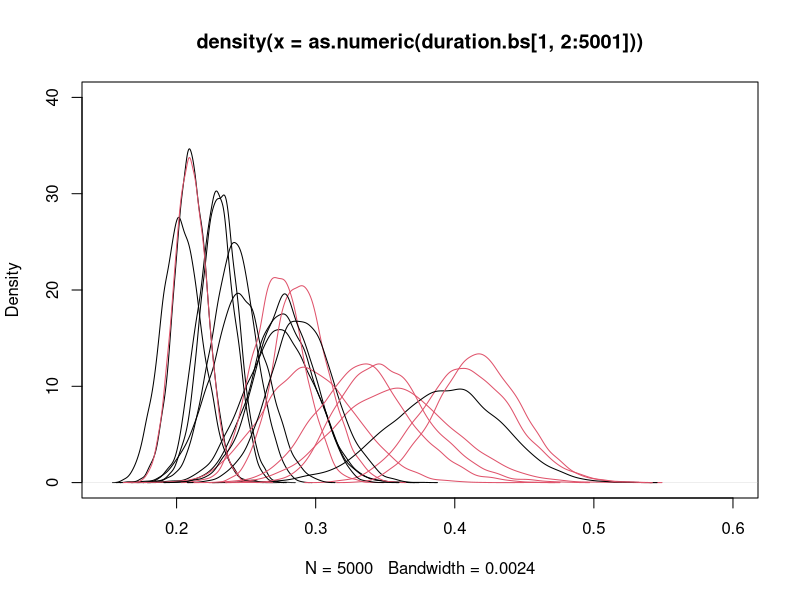
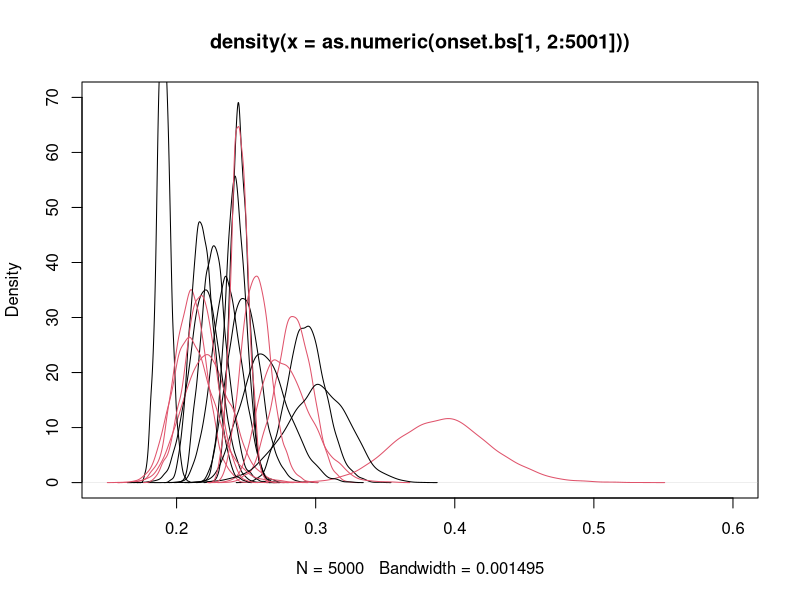
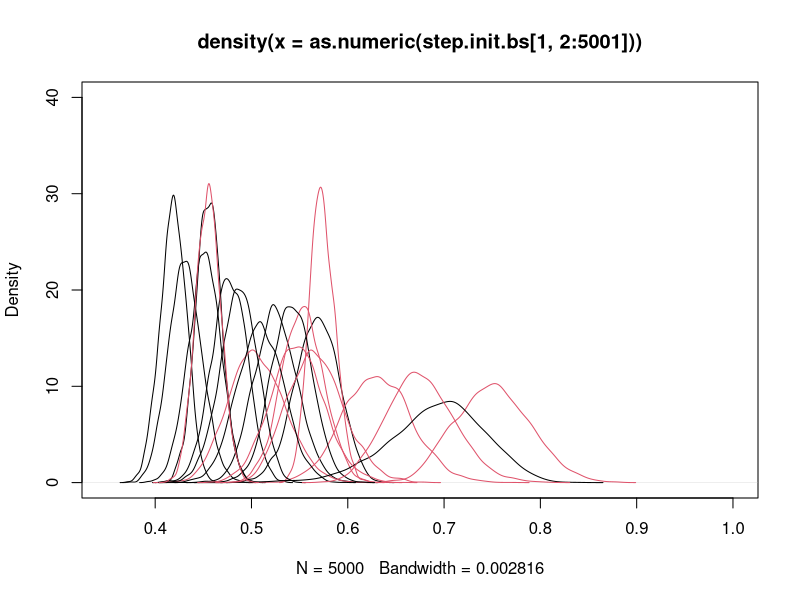
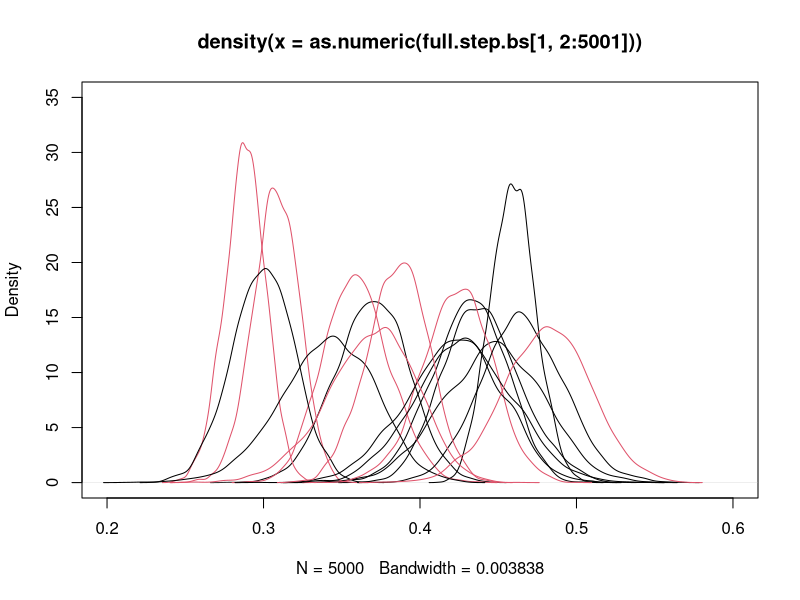
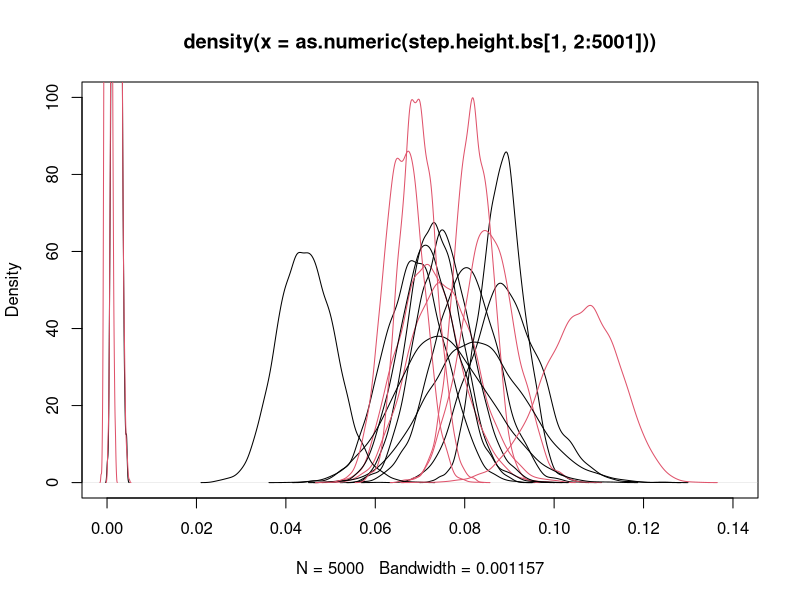
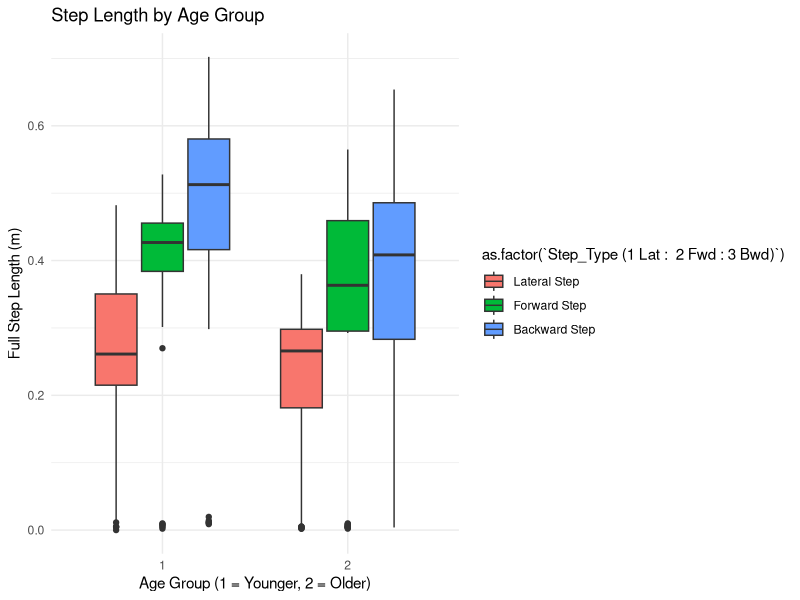
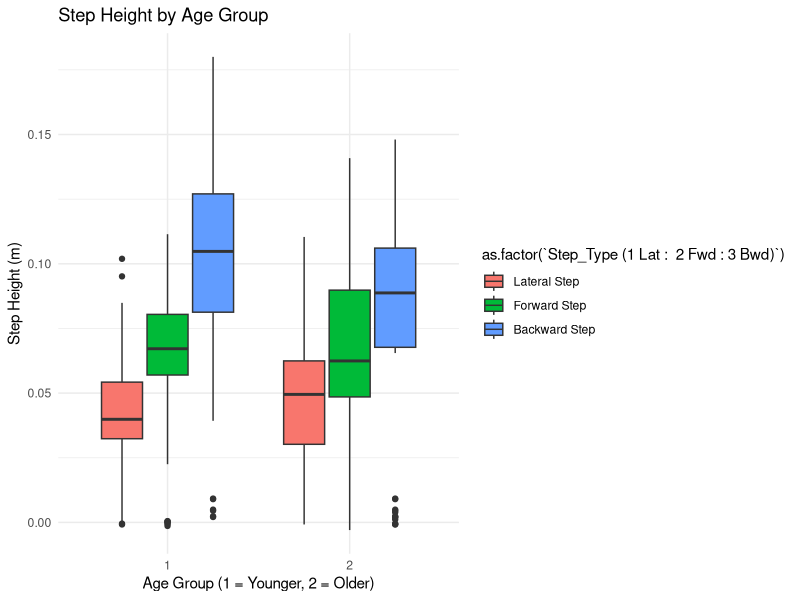
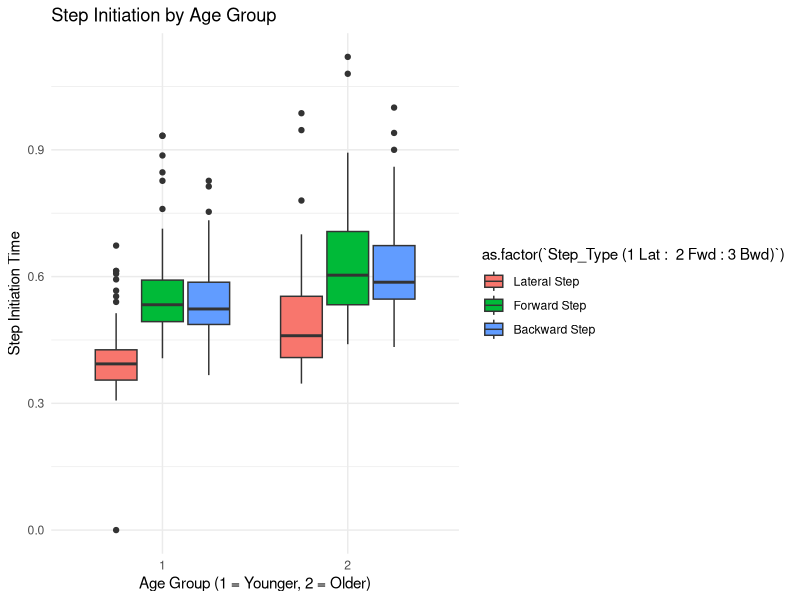

Reproduce these figures in R, in order. (Note: this script raises an error after producing the figures.)
## ---- chunk 1
knitr::opts_chunk$set(echo = TRUE)
library(dplyr)
## ---- chunk 2
# read data
Kine.dat = read.csv("Kinematic_Data_EMG.csv",header = T)
# split into books 
Kine.df = split(Kine.dat, Kine.dat$PID)

# initialize the dataframes (we will store our bootstraps in)
duration.bs <- onset.bs <- step.init.bs <- full.step.bs <- step.height.bs <-data.frame(NULL)

# initialize the xbar vectors
xbar.duration <- xbar.onset <- xbar.step.init <- xbar.full.step <-  xbar.step.height <- c()

# being loop
for(i in 1:20){
  for(j in 1:5000){
    # sample indices
    k = sample(1:18,replace = T, size = 18)
    # take means of the kth samples and store into the xbars
    take = (Kine.df[[i]][["Weight_Transfer_Duration"]])[k]
    xbar.duration[j] = mean(take)
    take = (Kine.df[[i]][["Weight_Transfer_Onset_Initiation_Time"]])[k]
    xbar.onset[j] = mean(take)
    take = (Kine.df[[i]][["Step_Initiation_Time"]])[k]
    xbar.step.init[j] = mean(take)
    take = (Kine.df[[i]][["Full_Step_Length"]])[k]
    xbar.full.step[j] = mean(take)
    take = (Kine.df[[i]][["Step_Height"]])[k]
    xbar.step.height[j] = mean(take)
  }
  # fill the BS data.frames row-by-row
  duration.bs = rbind(duration.bs,xbar.duration)
  onset.bs = rbind(onset.bs,xbar.onset)
  step.init.bs = rbind(step.init.bs,xbar.step.init)
  full.step.bs = rbind(full.step.bs,xbar.full.step)
  step.height.bs = rbind(step.height.bs,xbar.step.height)
}
# attach corresponding Patient IDs for each row in every BS data.frame

distinct(Kine.dat, PID, Age.Group..1.Younger..2.Older.)[,2]  -> group
duration.bs = cbind(group,duration.bs)
onset.bs = cbind(group,onset.bs)
step.init.bs = cbind(group,step.init.bs)
full.step.bs = cbind(group,full.step.bs)
step.height.bs = cbind(group,step.height.bs)
## ---- chunk 3
#visualizations
plot(density(as.numeric(duration.bs[1,2:5001])),
     ylim = c(0,40),
     xlim = c(0.15,.6),
     col = duration.bs$group[1])
for(i in 2:20){
  lines(density(as.numeric(duration.bs[i,2:5001])),
        col = duration.bs$group[i])
}

plot(density(as.numeric(onset.bs[1,2:5001])),
     ylim = c(0,70),
     xlim = c(0.15,.6))
for(i in 2:20){
  lines(density(as.numeric(onset.bs[i,2:5001])),
        col = onset.bs$group[i])
}

plot(density(as.numeric(step.init.bs[1,2:5001])),
     ylim = c(0,40),
     xlim = c(0.35,1))
for(i in 2:20){
  lines(density(as.numeric(step.init.bs[i,2:5001])),
        col = step.init.bs$group[i])
}

plot(density(as.numeric(full.step.bs[1,2:5001])),
     ylim = c(0,35),
     xlim = c(0.2,.6))
for(i in 2:20){
  lines(density(as.numeric(full.step.bs[i,2:5001])),
        col = full.step.bs$group[i])
}

plot(density(as.numeric(step.height.bs[1,2:5001])),
     ylim = c(0,100),
     xlim = c(0,.14))
for(i in 2:20){
  lines(density(as.numeric(step.height.bs[i,2:5001])),
        col = step.height.bs$group[i])
}


## ---- chunk 4
distinct(Kine.dat, PID, Age.Group..1.Younger..2.Older.)  
## ---- chunk 5
######################################################
#####   EDA/Data Summary and Data Visualization  #####
######################################################

## Load necessary libraries
library(readxl)
library(dplyr)
library(ggplot2)

## Load data from excel files provided by client
demographics <- read_excel("Demographics_.xlsx", sheet = "Sheet1")
muscle_data <- read_excel("Muscle_data.xlsx", sheet = "Muscledata_")
kinematic_data <- read_excel("Kinematic_Data_EMG.xlsx", sheet = "Kinematic")
## ---- chunk 6
## Clean up datasets and merge them

# Standardize subject IDs across the data files 
muscle_data$ParticipantID[1:9] <- gsub("Pepper", "Pepper0",    # NOT ALL NEED A LEADING 0
                                  muscle_data$ParticipantID[1:9])

# Drop EMG columns from kinematic data for now? (Can undo this if we get this data)
kinematic_data_clean <- kinematic_data %>% select(-matches("Electric Potential"))

# get rid of 0 in Step Type
kinematic_data_clean$`Step_Type (1 Lat :  2 Fwd : 3 Bwd)` <- gsub(0,1,kinematic_data_clean$`Step_Type (1 Lat :  2 Fwd : 3 Bwd)`)
## ---- chunk 7
## Merge all datasets into one

# Sort demographic data by Subject before left joining
demographics <- arrange(demographics, Subject) # first make sure these are in order

# Merge into one by left joining dataframes
merged_df <- demographics %>% 
  left_join(muscle_data, by = c("Subject" = "ParticipantID")) %>%
  left_join(kinematic_data_clean, by = c("Subject" = "PID"))

## Find missing data
missing_summary <- colSums(is.na(merged_df))

# Display columns with missing values
missing_summary[missing_summary>0]
## ---- chunk 8
## Try some summary statistics for data exploration and visualization to follow
##  --->>> Need to determine what is relevant for summary stats!
summary_stats <- merged_df %>%
  summarise(
        Mean_Age = mean(`Age (years old)`, na.rm = TRUE),
        Mean_Step_Length = mean(Full_Step_Length, na.rm = TRUE),
        Mean_Step_Height = mean(Step_Height, na.rm = TRUE),
        Mean_Step_Initiation_Time = mean(Step_Initiation_Time, na.rm = TRUE),
        Mean_Weight_Transfer_Duration = mean(Weight_Transfer_Duration, na.rm = TRUE)
      )
    
print(summary_stats)
## ---- chunk 9
## Try some visualizations
##  --->>> Need to determine what is relevant for summary stats!

# step length by age group
ggplot(merged_df, aes(x = as.factor(`Group ( 1-young, 2-older adults)`), y = Full_Step_Length, fill = as.factor(`Step_Type (1 Lat :  2 Fwd : 3 Bwd)`))) +
  geom_boxplot() +
  labs(x = "Age Group (1 = Younger, 2 = Older)", y = "Full Step Length (m)", title = "Step Length by Age Group") +
  theme_minimal() +
  scale_fill_discrete(labels = c("Lateral Step", "Forward Step", "Backward Step") # Custom legend labels
) 
# step height by age group
ggplot(merged_df, aes(x = as.factor(`Group ( 1-young, 2-older adults)`), y = Step_Height, fill = as.factor(`Step_Type (1 Lat :  2 Fwd : 3 Bwd)`))) +
  geom_boxplot() +
  labs(x = "Age Group (1 = Younger, 2 = Older)", y = "Step Height (m)", title = "Step Height by Age Group") +
  theme_minimal() +
  scale_fill_discrete(labels = c("Lateral Step", "Forward Step", "Backward Step") # Custom legend labels
)




# step initiation time by age group
ggplot(merged_df, aes(x = as.factor(`Group ( 1-young, 2-older adults)`) , y = Step_Initiation_Time, fill = as.factor(`Step_Type (1 Lat :  2 Fwd : 3 Bwd)`) )) +
  geom_boxplot() +
  labs(x = "Age Group (1 = Younger, 2 = Older)", y = "Step Initiation Time", title = "Step Initiation by Age Group") +
  theme_minimal() +
  scale_fill_discrete(labels = c("Lateral Step", "Forward Step", "Backward Step") # Custom legend labels
)

# Weight Transfer Onset Initiation Time by age group
ggplot(merged_df, aes(x = as.factor(`Group ( 1-young, 2-older adults)`), y = Weight_Transfer_Onset_Initiation_Time, fill = as.factor(`Step_Type (1 Lat :  2 Fwd : 3 Bwd)`))) +
  geom_boxplot() +
  labs(x = "Age Group (1 = Younger, 2 = Older)", y = "Weight Transfer Onset Initiation Time", title = "Weight Transfer Onset Initiation Time by Age Group") +
  theme_minimal() +
  scale_fill_discrete(labels = c("Lateral Step", "Forward Step", "Backward Step") # Custom legend labels
)

# Weight Transfer Duration by age group
ggplot(merged_df, aes(x = as.factor(`Group ( 1-young, 2-older adults)`), y = Weight_Transfer_Duration, fill = as.factor(`Step_Type (1 Lat :  2 Fwd : 3 Bwd)`))) +
  geom_boxplot() +
  labs(x = "Age Group (1 = Younger, 2 = Older)", y = "Weight Transfer Duration", title = "Weight Transfer Duration by Age Group") +
  theme_minimal()+
  scale_fill_discrete(labels = c("Lateral Step", "Forward Step", "Backward Step") # Custom legend labels
)
## ---- chunk 10
# distribution of sample vastus lateralis thickness
ggplot(merged_df, aes(x = `VL_Thickness(cm)`)) +
  geom_histogram(binwidth = 0.25, fill = "steelblue", color = "black") +
  labs(x = "Vastus Lateralis Thickness (cm)", y = "Count", title = "Distribution of VL Thickness") +
  theme_minimal()
## ---- chunk 11
demo <- demographics
age <- factor(demo$`Group ( 1-young, 2-older adults)`)
sex <- factor(demo$`Sex (1-male , 2-female)`)
aov.data <- data.frame("grip.strength" = demo$`Handgrip Strenght Test (kg.f)`,
                       age,
                       sex)
anova_model <- aov(grip.strength ~ age * sex, data=aov.data)
age.cont <- demo$`Age (years old)`
lin_model <- lm(grip.strength ~ age.cont * sex, data = aov.data)
summary(lin_model)
summary(anova_model)
library(tidyverse)
ggplot(aov.data, aes(x=age, y=grip.strength, fill=sex)) +
  stat_summary(fun=mean, geom='bar', position='dodge') +
  stat_summary(fun.data=mean_se, geom='errorbar', position=position_dodge(width = 0.9), width=0.2) +
  theme_minimal()
## ---- chunk 12
plot(muscle_data$AgeGroup1Younger2Older, (muscle_data$`TFL_Quality(au)`+muscle_data$`GM_quality(au)`))

plot(muscle_data$AgeGroup1Younger2Older, muscle_data$`VL_Quality(au)` + muscle_data$`VI_Quality(au)`)

plot(muscle_data$AgeGroup1Younger2Older, muscle_data$`BF_Quality(au)`)
## ---- chunk 13
muscle_data$Z_VL_Thickness <- (muscle_data$`VL_Thickness(cm)` - mean(muscle_data$`VL_Thickness(cm)`, na.rm =TRUE))/sd(muscle_data$`VL_Thickness(cm)`, na.rm =TRUE)
muscle_data$Z_VI_Thickness <- (muscle_data$`VI_Thickness(cm)` - mean(muscle_data$`VI_Thickness(cm)`, na.rm =TRUE))/sd(muscle_data$`VI_Thickness(cm)`, na.rm =TRUE)
muscle_data$Z_BF_Thickness <- (muscle_data$`BF_Thickness(cm)` - mean(muscle_data$`BF_Thickness(cm)`, na.rm =TRUE))/sd(muscle_data$`BF_Thickness(cm)`, na.rm =TRUE)
muscle_data$Z_GM_Thickness <- (muscle_data$`GM_Thickness(cm)` - mean(muscle_data$`GM_Thickness(cm)`, na.rm =TRUE))/sd(muscle_data$`GM_Thickness(cm)`, na.rm =TRUE)
muscle_data$Z_TFL_Thickness <- (muscle_data$`TFL_Thickness(cm)` - mean(muscle_data$`TFL_Thickness(cm)`, na.rm =TRUE))/sd(muscle_data$`TFL_Thickness(cm)`, na.rm =TRUE)
muscle_data$Z_MG_Thickness <- (muscle_data$`MG_Thickness(cm)` - mean(muscle_data$`MG_Thickness(cm)`, na.rm =TRUE))/sd(muscle_data$`MG_Thickness(cm)`, na.rm =TRUE)
muscle_data$Z_SOL_Thickness <- (muscle_data$`Sol_Thickness(cm)` - mean(muscle_data$`Sol_Thickness(cm)`, na.rm =TRUE))/sd(muscle_data$`Sol_Thickness(cm)`, na.rm =TRUE)
muscle_data$Z_TA_Thickness <- (muscle_data$`TA_Thickness(cm)` - mean(muscle_data$`TA_Thickness(cm)`, na.rm =TRUE))/sd(muscle_data$`TA_Thickness(cm)`, na.rm =TRUE)

## ---- chunk 14
# do the same for quality

muscle_data$Z_VL_Quality <- -(muscle_data$`VL_Quality(au)` - mean(muscle_data$`VL_Quality(au)`,na.rm =TRUE))/sd(muscle_data$`VL_Quality(au)`,na.rm =TRUE)
muscle_data$Z_VI_Quality <- -(muscle_data$`VI_Quality(au)` - mean(muscle_data$`VI_Quality(au)`,na.rm =TRUE))/sd(muscle_data$`VI_Quality(au)`,na.rm =TRUE)
muscle_data$Z_BF_Quality <- -(muscle_data$`BF_Quality(au)` - mean(muscle_data$`BF_Quality(au)`,na.rm =TRUE))/sd(muscle_data$`BF_Quality(au)`,na.rm =TRUE)
muscle_data$Z_GM_Quality <- -(muscle_data$`GM_quality(au)` - mean(muscle_data$`GM_quality(au)`,na.rm =TRUE))/sd(muscle_data$`GM_quality(au)`,na.rm =TRUE)
muscle_data$Z_TFL_Quality <- -(muscle_data$`TFL_Quality(au)` - mean(muscle_data$`TFL_Quality(au)`,na.rm =TRUE))/sd(muscle_data$`TFL_Quality(au)`,na.rm =TRUE)
muscle_data$Z_MG_Quality <- -(muscle_data$`MG_Quality(au)` - mean(muscle_data$`MG_Quality(au)`,na.rm =TRUE))/sd(muscle_data$`MG_Quality(au)`,na.rm =TRUE)
muscle_data$Z_SOL_Quality <- -(muscle_data$`SOL_quality(au)` - mean(muscle_data$`SOL_quality(au)`,na.rm =TRUE))/sd(muscle_data$`SOL_quality(au)`,na.rm =TRUE)
muscle_data$Z_TA_Quality <- -(muscle_data$`TA_quality(au)` - mean(muscle_data$`TA_quality(au)`,na.rm =TRUE))/sd(muscle_data$`TA_quality(au)`,na.rm =TRUE)
## ---- chunk 15
muscle_data$Z_VL <- rowMeans(cbind(muscle_data$Z_VL_Quality , muscle_data$Z_VL_Thickness), na.rm = T)
muscle_data$Z_VI <- rowMeans(cbind(muscle_data$Z_VI_Quality , muscle_data$Z_VI_Thickness), na.rm = T)
muscle_data$Z_GM <- rowMeans(cbind(muscle_data$Z_GM_Quality , muscle_data$Z_GM_Thickness), na.rm = T)
muscle_data$Z_TFL <- rowMeans(cbind(muscle_data$Z_TFL_Quality , muscle_data$Z_TFL_Thickness), na.rm = T)
muscle_data$Z_MG <- rowMeans(cbind(muscle_data$Z_MG_Quality , muscle_data$Z_MG_Thickness), na.rm = T)
muscle_data$Z_SOL <-rowMeans(cbind(muscle_data$Z_SOL_Quality , muscle_data$Z_SOL_Thickness), na.rm = T)
muscle_data$Z_TA <- rowMeans(cbind(muscle_data$Z_TA_Quality , muscle_data$Z_TA_Thickness), na.rm = T)
## ---- chunk 16
ggplot(merged_df, aes(
  x = as.factor(`Group ( 1-young, 2-older adults)`), 
  y = Step_Initiation_Time, 
  fill = as.factor(`Step_Type (1 Lat : 2 Fwd : 3 Bwd)`)
)) +
geom_boxplot() +
labs(
  x = "Age Group (1 = Younger, 2 = Older)", 
  y = "Step Initiation Time", 
  title = "Step Initiation by Age Group",
  fill = "Step Type" # Update legend title
) +
scale_fill_discrete(labels = c("Lateral Step", "Forward Step", "Backward Step") # Custom legend labels
) +
theme_minimal()
## ---- chunk 17



kable(Q)

